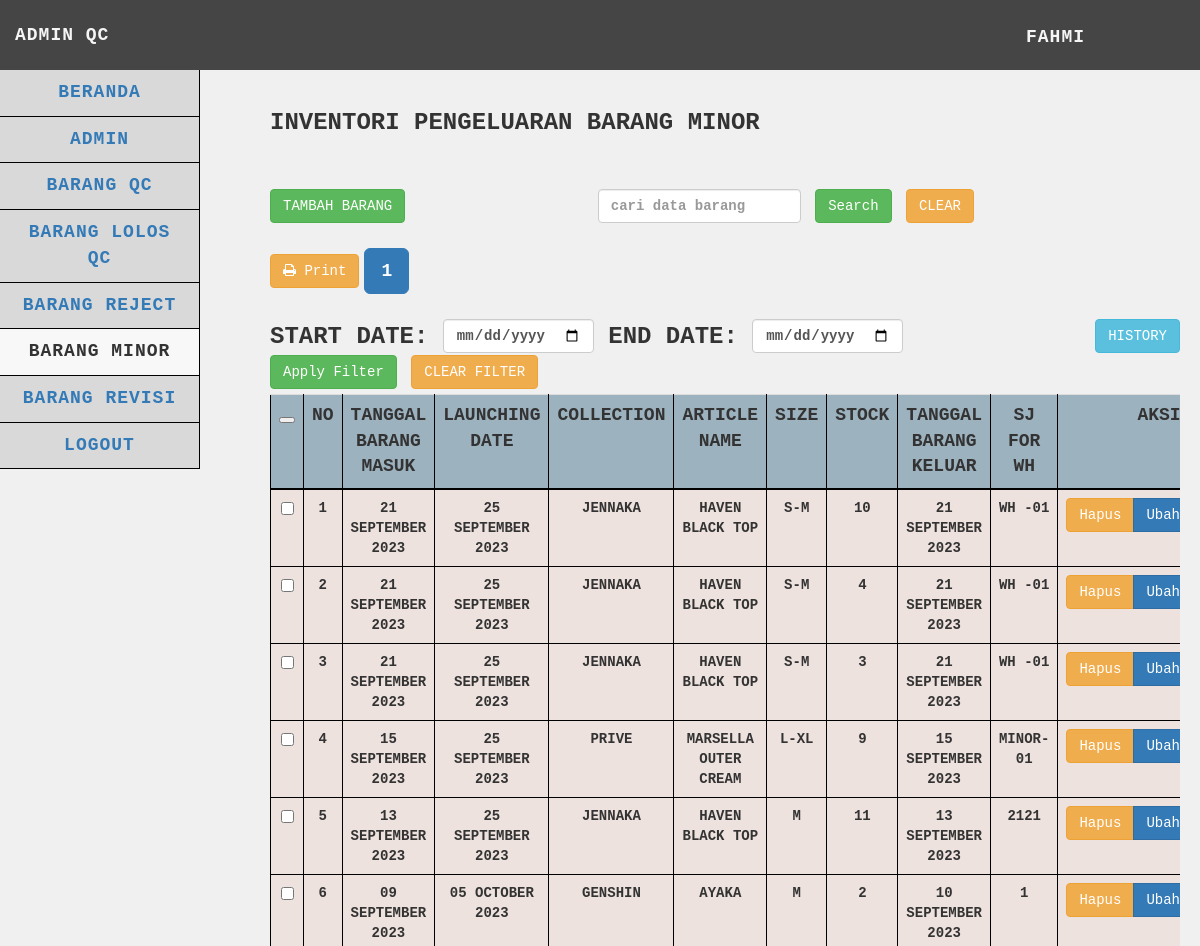
The app's page /qc/barangminor/barangminor.php (signed in, upper part), older data.
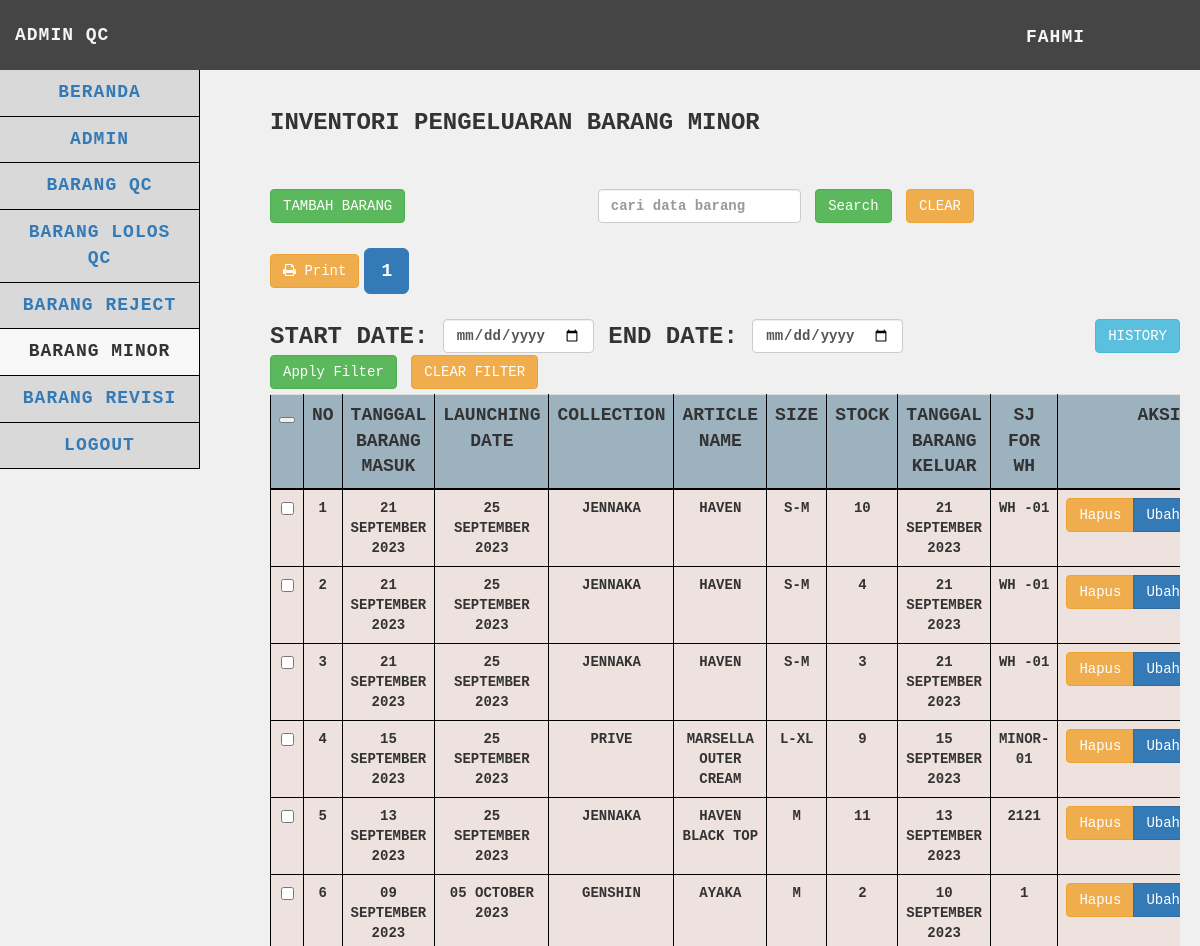
The same page, newer data.
### tables this page shows
CREATE TABLE `barang_minor` (
  `idbarang_minor` int(25) NOT NULL,
  `tgl_brg_masuk` date NOT NULL,
  `launching_date` date NOT NULL,
  `collection` varchar(255) NOT NULL,
  `article_name` varchar(255) NOT NULL,
  `size` varchar(15) NOT NULL,
  `stock` int(255) NOT NULL,
  `tgl_brg_keluar` date NOT NULL,
  `sj_for_wh` varchar(255) NOT NULL,
  `idbarang_qc` int(25) NOT NULL
);

### qc/barangminor/functions.php (called while the page is built, shortened)
<?php
$db = mysqli_connect("localhost", "root", "", "gudangjenna");
function query($query)
{
    global $db;
    $result = mysqli_query($db, $query);
    $rows = [];
    while ($row = mysqli_fetch_assoc($result)) {
        $rows[] = $row;
    }
    return $rows;
}
function formatDate($dateString)
{
    $timestamp = strtotime($dateString);
    return date('d F Y', $timestamp);
}

### qc/barangminor/barangminor.php (the view, shortened to what the changed rows need)
<?php
$barangminor = query("SELECT * FROM barang_minor");
$limit = 20;
$page = isset($_GET['page']) ? $_GET['page'] : 1;
$start = ($page - 1) * $limit;
$date_filter = '';
$search_filter = '';
$query = "SELECT * FROM barang_minor $date_filter $search_filter ORDER BY idbarang_minor DESC LIMIT $start, $limit";
$barangminor = query($query);
?>
<!DOCTYPE html>
<html>
<head>
    <link href="../../vendor/css/bootstrap/bootstrap.min.css" rel="stylesheet">
    <link href="../../vendor/css/bootstrap/bootstrap.css" rel="stylesheet">
    <link href="../../vendor/font-awesome/css/font-awesome.min.css" rel="stylesheet" type="text/css">
    <link href="../../css/tabel.css" rel="stylesheet">
</head>
<body>
    <div class="content">
        <div class="container-fluid">
            <h1 class="page-header">Inventori Pengeluaran Barang Minor
                <br><br><br>
                <div class="row">
                    <div class="col-md-4">
                        <div class="text-left">
                        </div>
                    </div>
                    <div class="col-md-6">
                        <form action="" method="GET" class="form-inline">
                        </form>
                    </div>
                </div>
                <div class="row" style="margin-top: 5px;">
                    <div class="col-md-6">
                        <div class="button-group" style="display: flex; align-items: center;">
                        </div>
                    </div>
                </div>
                <div class="row" style="margin-top: 5px; margin-bottom: 5px">
                    <div class="col-md-10">
                        <form action="" method="GET" class="form-inline">
                        </form>
                    </div>
                    <div class="col-md-2 text-right">
                        <a href="barangminor_history.php" class="btn btn-info mx-2" target="_blank">History</a>
                    </div>
                </div>
                <div class="table-responsive">
                    <table id="data-table" class="table table-hover">
                        <tr>
                            <th scope="col"><button onclick="checkAll()"></button></th>
                            <th scope="col">No</th>
                            <th scope="col">Tanggal Barang Masuk</th>
                            <th scope="col">Launching Date</th>
                            <th scope="col">Collection</th>
                            <th scope="col">Article Name</th>
                            <th scope="col">Size</th>
                            <th scope="col">Stock</th>
                            <th scope="col">Tanggal Barang Keluar</th>
                            <th scope="col">SJ For WH</th>
                            <th scope="col">Aksi</th>
                        </tr>
                        <?php $i = $start + 1; ?>
                        <?php foreach ($barangminor as $row) : ?>
                            <tr class="data-row">
                                <td><input type="checkbox" class="print-checkbox" data-id="<?= $row["idbarang_minor"]; ?>">
                                </td>
                                <td><?= $i; ?></td>
                                <td><?= formatDate($row["tgl_brg_masuk"]); ?></td>
                                <td><?= formatDate($row["launching_date"]); ?></td>
                                <td><?= $row["collection"]; ?></td>
                                <td><?= $row["article_name"]; ?></td>
                                <td><?= $row["size"]; ?></td>
                                <td><?= $row["stock"]; ?></td>
                                <td><?= formatDate($row["tgl_brg_keluar"]); ?></td>
                                <td><?= $row["sj_for_wh"]; ?></td>
                                <td>
                                    <div class="btn-group text-center" style="display: flex; justify-content: center;">
                                        <button type="button" class="btn btn-warning delete-button" data-id="<?= $row["idbarang_minor"]; ?>">Hapus</button>
                                        <button type="button" class="btn btn-primary" data-toggle="modal" data-target="#ubahBarangModal<?= $row["idbarang_minor"]; ?>" data-id="<?= $row["idbarang_minor"]; ?>" data-page="<?= $page; ?>">Ubah</button>
                                    </div>
                                </td>
                            </tr>
                            <?php $i++; ?>
                        <?php endforeach; ?>
                    </table>
                </div>
        </div>
    </div>
</body>
</html>

Row changes from the older to the newer data that the page shows:
changed barang_minor (number 1 of 6 on the later page): article_name "HAVEN BLACK TOP" → "HAVEN"
changed barang_minor (number 2 of 6 on the later page): article_name "HAVEN BLACK TOP" → "HAVEN"
changed barang_minor (number 3 of 6 on the later page): article_name "HAVEN BLACK TOP" → "HAVEN"
